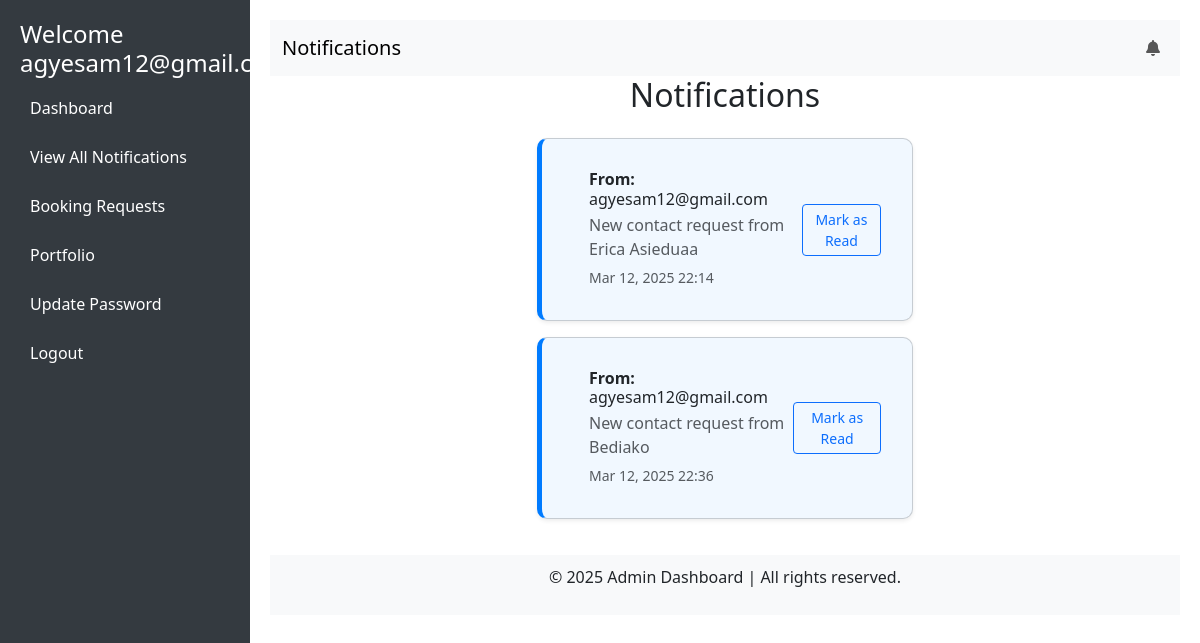
/DisplayNotifications/ (signed in), run on the app's committed database.
### paint/models.py (models this page shows, shortened)
class User(AbstractUser):
    user_id = IntegerIDField(unique=True, editable=False, primary_key=True)
    full_name = models.CharField(max_length=60, null=True, blank=True)
    photo = ResizedImageField(size=[500, 500], default='media/user.jpg', upload_to='users/')
    phone_number = models.CharField(max_length=20, blank=False, null=True)
    address = models.CharField(max_length=255, blank=False, null=True)
    email = models.EmailField(blank=False, unique=True, null=True)
    is_user = models.BooleanField(default=False)
    is_worker = models.BooleanField(default=False)
    is_admin = models.BooleanField(default=False)
    is_verified = models.BooleanField(default=False)
    bio = CKEditor5Field(config_name='extends', max_length=200, blank=True, default="Hi there,...")
    otp = models.CharField(max_length=4, blank=True, null=True)
    allow_sms = models.BooleanField(default=True)
    USERNAME_FIELD = 'email'
    REQUIRED_FIELDS = ['username']
    def __str__(self):
        return self.email

class Notification(models.Model):
    notification_id = IntegerIDField(unique=True, editable=False, primary_key=True)
    user = models.ForeignKey(User, on_delete=models.CASCADE, related_name='notifications')
    message = models.TextField()
    created_at = models.DateTimeField(auto_now_add=True)
    is_read = models.BooleanField(default=False)

### paint/views.py (the view)
# urls.py: path('DisplayNotifications/', DisplayNotifications.as_view(), name='DisplayNotifications'),
class DisplayNotifications(LoginRequiredMixin, ListView):
    model = Notification
    template_name = 'notifications.html'
    context_object_name = 'notifications'
    def get_context_data(self, **kwargs):
        context = super().get_context_data(**kwargs)
        context['page_name'] = 'notifications'
        context['list_name'] = 'notifications'
        return context
    def get_queryset(self):
        return Notification.objects.filter(user=self.request.user,created_at__lt=timezone.now(),is_read=False).order_by('created_at')

### paint/templates/notifications.html (shortened to what this page needs)
<!DOCTYPE html>
<html lang="en">
<head>
    <link href="https://cdn.jsdelivr.net/npm/bootstrap@5.3.0/dist/css/bootstrap.min.css" rel="stylesheet">
    <link rel="stylesheet" href="https://cdnjs.cloudflare.com/ajax/libs/font-awesome/6.4.2/css/all.min.css">
</head>
<body>
    <div class="sidebar">
        <h4>Welcome {{ request.user.email }}</h4>
        <a href="{% url 'admin_dashboard' %}">Dashboard</a>
        <a href="{% url 'display_notifications' %}">View All Notifications</a>
        <a href="{% url 'booking_requests' %}">Booking Requests</a>
        <a href="{% url 'portfolio_lists' %}">Portfolio</a>
        <a href="{% url 'update_password' %}">Update Password</a>
        <a href="{% url 'signout' %}">Logout</a>
    </div>
    <div class="content">
        <nav class="navbar navbar-expand-lg navbar-light bg-light">
            <div class="container-fluid">
                <a class="navbar-brand" href="#">Notifications</a>
                <div class="collapse navbar-collapse" id="navbarNav">
                    <ul class="navbar-nav ms-auto">
                        <li class="nav-item">
                            <a class="nav-link position-relative notification-icon" href="{% url 'DisplayNotifications' %}">
                                <i class="fas fa-bell"></i>
                            </a>
                        </li>
                    </ul>
                </div>
            </div>
        </nav>
        <div class="container notifications-container">
            <h2 class="text-center notifications-title mb-4">Notifications</h2>
            <div class="row justify-content-center">
                <div class="col-lg-6 col-md-8">
                    {% for notification in notifications %}
                    <div class="notification-card card mb-3 shadow-sm {% if not notification.is_read %}unread{% else %}read{% endif %}">
                        <div class="card-body d-flex align-items-center">
                            <div class="flex-grow-1 ms-3">
                                <h6 class="mb-1"><strong>From:</strong> {{ notification.user }}</h6>
                                <p class="mb-1 text-muted">{{ notification.message }}</p>
                                <small class="text-muted">{{ notification.created_at|date:"M d, Y H:i" }}</small>
                            </div>
                            {% if not notification.is_read %}
                            <button class="btn btn-sm btn-outline-primary mark-read" data-id="{{ notification.notification_id }}">
                                Mark as Read
                            </button>
                            {% endif %}
                        </div>
                    </div>
                    {% empty %}
                    <p class="text-center text-muted">No new notifications.</p>
                    {% endfor %}
                </div>
            </div>
        </div>
        <footer>
            <p>&copy; 2025 Admin Dashboard | All rights reserved.</p>
        </footer>
    </div>
</body>
</html>

### paint/templates/notifications.html (style rules this page uses)
body { display: flex; }
.sidebar { width: 250px; height: 100vh; background: #343a40; color: white; padding: 20px; position: fixed; }
.sidebar a { color: white; text-decoration: none; display: block; padding: 10px; margin: 5px 0; }
.content { margin-left: 250px; padding: 20px; width: 100%; }
.notification-icon { position: relative; }
.notifications-container { max-width: 800px; margin: auto; }
.notification-card { transition: all 0.3s ease-in-out; padding: 15px; border-radius: 10px; }
.unread { border-left: 5px solid #007bff; background: #f1f8ff; }
footer { text-align: center; padding: 10px; background: #f8f9fa; margin-top: 20px; }

### data on the page
User: user.email "agyesam12@gmail.com"
Notification: user "agyesam12@gmail.com", message "New contact request from Erica Asieduaa", created_at "Mar 12, 2025 22:14"
Notification: user "agyesam12@gmail.com", message "New contact request from Bediako", created_at "Mar 12, 2025 22:36"
